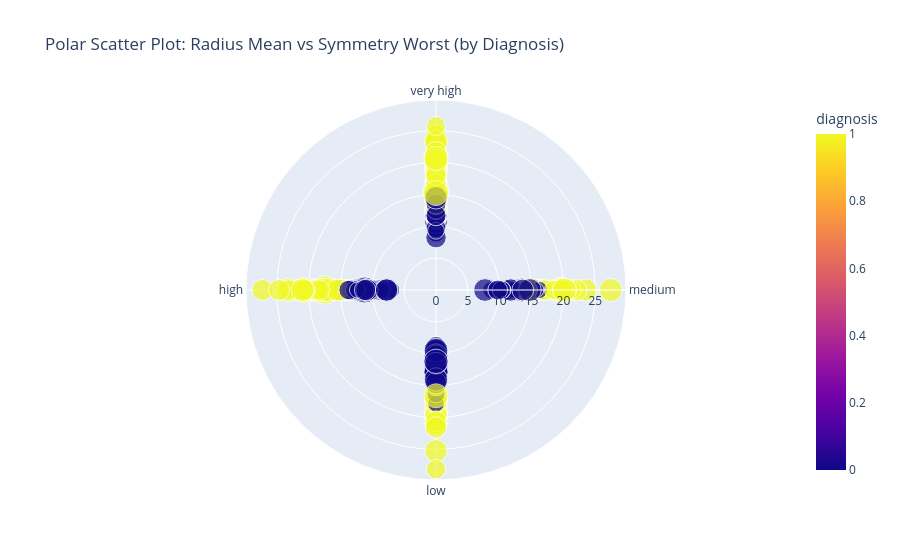

The code cell stored with this chart in its notebook:
### Code cell
import plotly.express as px

fig = px.scatter_polar(
    df,
    r="radius_mean",            
    theta="symmetry_worst",       
    color="diagnosis",            
    size="texture_mean",          
    color_discrete_sequence=px.colors.sequential.Plasma_r,
    title="Polar Scatter Plot: Radius Mean vs Symmetry Worst (by Diagnosis)"
)

fig.show()

### Figure 1 — Plotly figure (JSON) as saved in the notebook; plotly's stock layout.template omitted (floating-point values rounded to 4 significant figures; data arrays with more than 128 entries replaced by an {"elided": "..."} marker saying what was removed)
{"data": [{"hovertemplate": "radius_mean=%{r}<br>symmetry_worst=%{theta}<br>texture_mean=%{marker.size}<br>diagnosis=%{marker.color}<extra></extra>", "legendgroup": "", "marker": {"color": {"elided": "569 int values"}, "coloraxis": "coloraxis", "size": {"elided": "569 float values"}, "sizemode": "area", "sizeref": 0.0982, "symbol": "circle"}, "mode": "markers", "name": "", "r": {"elided": "569 float values"}, "showlegend": false, "subplot": "polar", "theta": {"elided": "569 str values"}, "type": "scatterpolar"}], "layout": {"coloraxis": {"colorbar": {"title": {"text": "diagnosis"}}, "colorscale": [[0, "#0d0887"], [0.1111, "#46039f"], [0.2222, "#7201a8"], [0.3333, "#9c179e"], [0.4444, "#bd3786"], [0.5556, "#d8576b"], [0.6667, "#ed7953"], [0.7778, "#fb9f3a"], [0.8889, "#fdca26"], [1, "#f0f921"]]}, "legend": {"itemsizing": "constant", "tracegroupgap": 0}, "polar": {"angularaxis": {"direction": "clockwise", "rotation": 90}, "domain": {"x": [0, 1], "y": [0, 1]}}, "title": {"text": "Polar Scatter Plot: Radius Mean vs Symmetry Worst (by Diagnosis)"}}}
